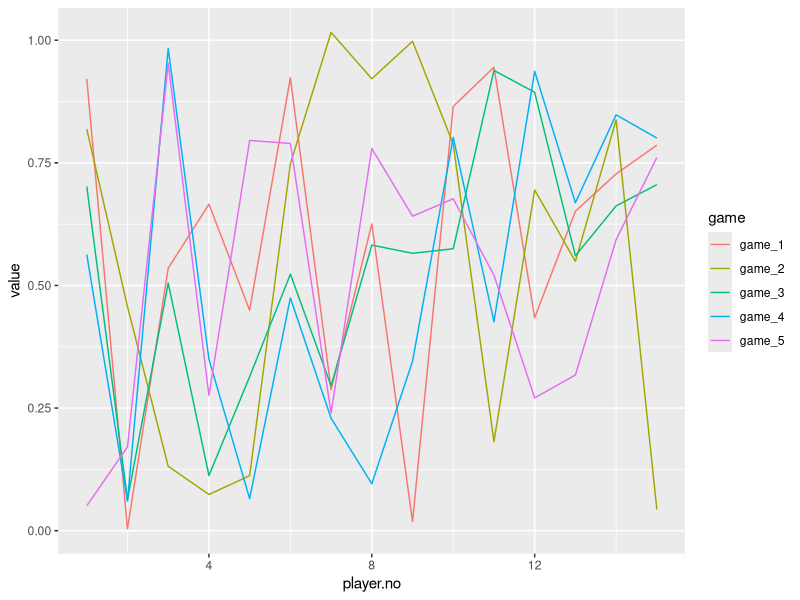
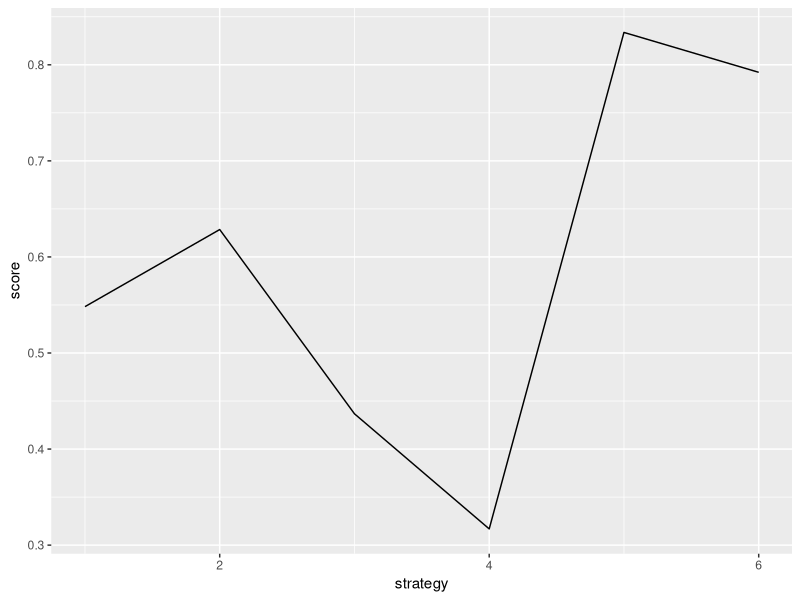

The R source for these figures, in order:
# Yankee Swamp model

# Rules:
# 1) N players each bring one gift
# 2) Each round, a player can choose to pick a new gift or steal someone else's gift
# 3) If a person steals a gift, the steal-ee makes the same choice
# 4) Gifts can not be stolen more than three times each
# 5) Gifts cannot be stolen more than once per round
#
# Assumptions:
# 1) Gifts have an underlying value that is the same for all players
# 2) Gifts have a specific value to each individual player
# 3) Players can perfectly assess both a gift's value to them and the underlying value
# 4) Players steal the gift of maximal utility to them
#
# Possible strategies:
# 1) Player steals with probability p = (number of gifts taken) / N (naive)
# 2) Player always steals most valuable gift available
# 3) Player always steals second-most-valuable gift available
# 4) Player never steals
# 5) Player steals if any stealable gift has value (to them) greater than estimated underlying value of average gift
# 6) Player steals about-to-be unstealable gift if one available greater than estimated underlying value of avg gift
# 7) Player steals the (N - P/2)th-best gift, where N is number of players and P is draft position.

require(magrittr)
require(dplyr)
require(tidyr)
require(ggplot2)
set.seed(538)

# Variables
n.play <- 15 # Number of players
max.steal <- 3 # Maximum number of times a gift can be stolen
v <- .1 # Variance in tastes

strat1 <- function(){
  prob <- nrow(stealable)/available
  runif(1)<prob
}

strat5 <- function(){
  expected <- gifts %>%
    filter(opened==1) %>%
    summarize(mean(underlying.value)) %>%
    as.numeric()
  if (max(stealable$specific)>expected) TRUE
  else FALSE
}

strat6 <- function(){
  expected <- gifts %>%
    filter(opened==1) %>%
    summarize(mean(underlying.value)) %>%
    as.numeric()
  locks <- stealable %>%
    filter(steals==2)
  if (max(locks$specific)>expected) TRUE
  else FALSE
}

will.steal <- function(p){
  if (p==1) f <- strat1()
  if (p==2) f <- TRUE
  if (p==3) f <- TRUE
  if (p==4) f <- FALSE
  if (p==5) f <- strat5()
  if (p==6) f <- strat6()
  f
}

chooser <- function(p){
  if (p==1 | p==2 | p==5) {choice <- stealable$gift.no[which(stealable$specific==max(stealable$specific))]}
  if (p==3) {choice <-  
               ifelse(nrow(stealable)>1,
                      stealable$gift.no[which(stealable$specific==max(stealable$specific[stealable$specific!=max(stealable$specific)]))],
                      stealable$gift.no[which(stealable$specific==max(stealable$specific))])}
  if (p==6) {locks <- stealable %>% filter(steals==2)
  choice <- locks$gift.no[which(locks$specific==max(locks$specific))]}
  choice
}

result <- data.frame(player.no=1:n.play)
cumulative <- data.frame()

# MEGA LOOP
# This loop runs multiple games.
# Only thing that stays constant is the baseline rules.

for (games in 1:5){
  
  # Set up gifts
  gifts <- data.frame(gift.no = 1:n.play,steals=rep(0,times=n.play),opened=rep(0,times=n.play),underlying.value=runif(n.play))
  
  # Set up players
  # Each player has a strategy, chosen at random
  players <- data.frame(player.no=1:n.play,strategy=rep(sample(1:6,n.play,replace=T)))
  
  # Set up matrix of player-specific gift values
  values <- data.frame(gifts=1:n.play)
  for (i in 1:n.play){
    values[c(i+1)] <- sapply(gifts$underlying.value,function(x)x*runif(1,min=1-v,max=1+v))
    names(values)[i+1] <- paste0("player_",i)
  }
  
  # Game play
  who.has <- players
  who.has$gift <- NA
  #game <- data.frame(player.no=1:n.play) # This will track the full game
  total.rounds <- 0
  last.stolen <- 0
  
  for (i in 1:n.play){
    player <- i
    
    # Internal loop for swapping
    for (j in 1:1000){
      # Starting situation
      strategy <- players$strategy[which(players$player.no==player)]
      
      unopened <- gifts %>%
        filter(opened==0) %>%
        select(gift.no)
      if (nrow(unopened)==0) break
      
    
      
      # Need df of stealable gifts, with value to potential stealer attached
      stealable <- values[c(1,player+1)]
      names(stealable)[2] <- "specific"
      stealable <- gifts %>%
        filter(opened==1,steals<3,!gift.no==last.stolen) %>%
        left_join(stealable,by=c("gift.no"="gifts"))
      
      available <- nrow(stealable)+nrow(unopened)
      
      if (nrow(stealable)==0) steal <- FALSE
      else steal <- will.steal(strategy)
      
      if (steal){
        # If player steals
        choice <- chooser(strategy)  # This is the gift they steal
        last.stolen <- choice # this can't be stolen again
        newplayer <- who.has$player.no[which(who.has$gift==choice)] # player stolen from becomes new player
        who.has$gift[which(who.has$player.no==player)] <- choice # assign gift to stealer
        who.has$gift[which(who.has$player.no==newplayer)] <- NA
        gifts$steals[which(gifts$gift.no==choice)] <- gifts$steals[which(gifts$gift.no==choice)] +1 # add to number of times gift has been stolen
        print(paste0("Player ",player," steals gift #",choice," from Player ",newplayer))
        player <- newplayer
        total.rounds <- total.rounds+1
        #game[c(total.rounds+1)] <- who.has$gift
        #names(game)[total.rounds+1] <- paste0("round_",total.rounds)
      }
      else {
        # if player opens
        choice <- unopened$gift.no[1] # takes first available gift
        gifts$opened[gifts$gift.no==choice] <- 1 # gift has now been opened
        who.has$gift[who.has$player.no==player] <- choice # assign gift
        total.rounds <- total.rounds+1
        print(paste0("Player ",player," opens gift #",choice))
        last.stolen <- 0 # new turn, so reset this
        #game[c(total.rounds+1)] <- who.has$gift
        #names(game)[total.rounds+1] <- paste0("round_",total.rounds)
        break # No switching needed
      }
      
    }
  }
  
  # Result we care about is player position and utility
  result[c(games+1)] <- mapply(function(x)values[who.has$gift[x],x+1],result$player.no)
  names(result)[games+1] <- paste0("game_",games)
  who.has$result <- sapply(who.has$player.no,function(x)result[x,c(ncol(result))])
  who.has$game <- games
  cumulative <- rbind(cumulative,who.has)
}

result %>%
  gather(game,value,-player.no) %>%
  ggplot(.,aes(player.no,value,colour=game))+geom_line()

cumulative %>%
  group_by(strategy) %>%
  summarize(score=mean(result)) %>%
  ggplot(.,aes(strategy,score))+geom_line()